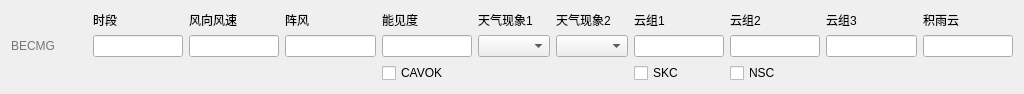
<?xml version="1.0" encoding="UTF-8"?>
<ui version="4.0">
 <class>Form</class>
 <widget class="QWidget" name="Form">
  <property name="geometry">
   <rect>
    <x>0</x>
    <y>0</y>
    <width>1024</width>
    <height>80</height>
   </rect>
  </property>
  <property name="windowTitle">
   <string>Form</string>
  </property>
  <layout class="QVBoxLayout" name="verticalLayout">
   <item>
    <layout class="QGridLayout" name="layout">
     <item row="0" column="12">
      <widget class="QLabel" name="cloud3_label">
       <property name="text">
        <string>云组3</string>
       </property>
       <property name="buddy">
        <cstring>cloud3</cstring>
       </property>
      </widget>
     </item>
     <item row="0" column="5">
      <widget class="QLabel" name="wind_label">
       <property name="text">
        <string>风向风速</string>
       </property>
       <property name="buddy">
        <cstring>wind</cstring>
       </property>
      </widget>
     </item>
     <item row="0" column="11">
      <widget class="QLabel" name="cloud2_label">
       <property name="text">
        <string>云组2</string>
       </property>
       <property name="buddy">
        <cstring>cloud2</cstring>
       </property>
      </widget>
     </item>
     <item row="2" column="4">
      <widget class="QLineEdit" name="interval"/>
     </item>
     <item row="0" column="6">
      <widget class="QLabel" name="gust_label">
       <property name="text">
        <string>阵风</string>
       </property>
       <property name="buddy">
        <cstring>gust</cstring>
       </property>
      </widget>
     </item>
     <item row="0" column="4">
      <widget class="QLabel" name="interval_label">
       <property name="text">
        <string>时段</string>
       </property>
       <property name="buddy">
        <cstring>interval</cstring>
       </property>
      </widget>
     </item>
     <item row="2" column="13">
      <widget class="QLineEdit" name="cb"/>
     </item>
     <item row="0" column="7">
      <widget class="QLabel" name="vis_label">
       <property name="text">
        <string>能见度</string>
       </property>
       <property name="buddy">
        <cstring>vis</cstring>
       </property>
      </widget>
     </item>
     <item row="2" column="10">
      <widget class="QLineEdit" name="cloud1"/>
     </item>
     <item row="0" column="9">
      <widget class="QLabel" name="weather2_label">
       <property name="text">
        <string>天气现象2</string>
       </property>
       <property name="buddy">
        <cstring>weather2</cstring>
       </property>
      </widget>
     </item>
     <item row="0" column="10">
      <widget class="QLabel" name="cloud1_label">
       <property name="text">
        <string>云组1</string>
       </property>
       <property name="buddy">
        <cstring>cloud1</cstring>
       </property>
      </widget>
     </item>
     <item row="3" column="7">
      <widget class="QCheckBox" name="cavok">
       <property name="text">
        <string>CAVOK</string>
       </property>
       <attribute name="buttonGroup">
        <string notr="true">cavok_group</string>
       </attribute>
      </widget>
     </item>
     <item row="3" column="11">
      <widget class="QCheckBox" name="nsc">
       <property name="text">
        <string>NSC</string>
       </property>
       <attribute name="buttonGroup">
        <string notr="true">cavok_group</string>
       </attribute>
      </widget>
     </item>
     <item row="2" column="6">
      <widget class="QLineEdit" name="gust"/>
     </item>
     <item row="2" column="12">
      <widget class="QLineEdit" name="cloud3"/>
     </item>
     <item row="3" column="10">
      <widget class="QCheckBox" name="skc">
       <property name="text">
        <string>SKC</string>
       </property>
       <attribute name="buttonGroup">
        <string notr="true">cavok_group</string>
       </attribute>
      </widget>
     </item>
     <item row="2" column="11">
      <widget class="QLineEdit" name="cloud2"/>
     </item>
     <item row="2" column="8">
      <widget class="QComboBox" name="weather1"/>
     </item>
     <item row="2" column="7">
      <widget class="QLineEdit" name="vis"/>
     </item>
     <item row="2" column="9">
      <widget class="QComboBox" name="weather2"/>
     </item>
     <item row="0" column="8">
      <widget class="QLabel" name="weather1_label">
       <property name="text">
        <string>天气现象1</string>
       </property>
       <property name="buddy">
        <cstring>weather1</cstring>
       </property>
      </widget>
     </item>
     <item row="0" column="13">
      <widget class="QLabel" name="cb_label">
       <property name="text">
        <string>积雨云</string>
       </property>
       <property name="buddy">
        <cstring>cb</cstring>
       </property>
      </widget>
     </item>
     <item row="2" column="5">
      <widget class="QLineEdit" name="wind"/>
     </item>
     <item row="2" column="0">
      <widget class="QLabel" name="name">
       <property name="minimumSize">
        <size>
         <width>76</width>
         <height>0</height>
        </size>
       </property>
       <property name="styleSheet">
        <string notr="true">color: rgb(120, 120, 120);</string>
       </property>
       <property name="text">
        <string>BECMG</string>
       </property>
      </widget>
     </item>
    </layout>
   </item>
  </layout>
 </widget>
 <tabstops>
  <tabstop>interval</tabstop>
  <tabstop>wind</tabstop>
  <tabstop>gust</tabstop>
  <tabstop>vis</tabstop>
  <tabstop>weather1</tabstop>
  <tabstop>weather2</tabstop>
  <tabstop>cloud1</tabstop>
  <tabstop>cloud2</tabstop>
  <tabstop>cloud3</tabstop>
  <tabstop>cb</tabstop>
  <tabstop>cavok</tabstop>
  <tabstop>skc</tabstop>
  <tabstop>nsc</tabstop>
 </tabstops>
 <resources/>
 <connections/>
 <buttongroups>
  <buttongroup name="cavok_group">
   <property name="exclusive">
    <bool>false</bool>
   </property>
  </buttongroup>
 </buttongroups>
</ui>
